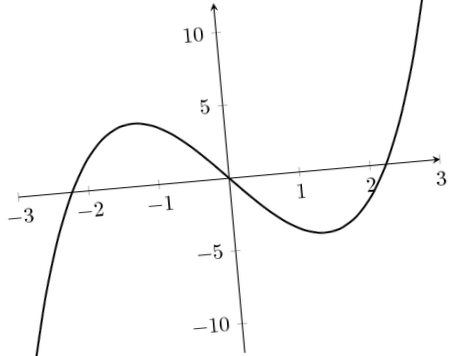
#> input picture examples/tilted_boundaries_function.png, 451 x 356 px, given in place of function_tilted_plot.png, which was not available
$ python Axis_looker.py   (Python 2 division)
#> lines starting #> are read from the running program, lines starting #| are printed output that depends on the picture; pictures that were not available may be replaced by others from this repository, and a replacement may not be noted
### main/rotate_bound.py
# import packages
import sys
import math
import cv2
import cv2 as cv
import numpy as np


###############

def rotate_bound(image, line1, line2):
    def Rotation_matrix_and_bounds(image, cX, cY, phi):
        M = cv2.getRotationMatrix2D((cX, cY), phi, 1.0)
        cos = np.abs(M[0, 0])
        sin = np.abs(M[0, 1])

        # compute the new bounding dimensions of the image

        nW = round(1.6 * w)  # int((h * sin) + (w * cos))
        nH = round(1.6 * h)  # int((h * cos) + (w * sin))

        # adjust the rotation matrix to take into account translation
        M[0, 2] += (nW / 2) - cX
        M[1, 2] += (nH / 2) - cY
        points = np.array([[cX, cY]])

        #  transfrom center
        ones = np.ones(shape=(len(points), 1))
        points_ones = np.hstack([points, ones])
        transformed_points = M.dot(points_ones.T).T
      #  cv.imshow("obrot0",cv2.warpAffine(image, M, (nW, nH)),(round(transformed_points[0][0]))
      #  cv.waitKey()

        return [cv2.warpAffine(image, M, (nW, nH)),(round(transformed_points[0][0]),round(transformed_points[0][1]))]#0

    delx1 = line1[2] - line1[0]
    delx2 = line2[2] - line2[0]
    dely1 = line1[3] - line1[1]
    dely2 = line2[3] - line2[1]

    y10 = line1[1]
    y20 = line2[1]

    (h, w) = image.shape[:2]

    if (delx1 != 0 and delx2 != 0):  # no vertical lines

        a1 = dely1 / delx1
        a2 = dely2 / delx2
        b1 = line1[1] - line1[0] * a1
        b2 = line2[1] - line2[0] * a2

        cX = (b2 - b1) / (a1 - a2)
        cY = a1 * cX + b1

       # prime = cv.circle(image, (round(cX), round(cY)), 50, (255, 0, 0), -1)

        tg_phi = dely2 / delx2
        phi = math.atan(tg_phi) * 180 / math.pi

        return [Rotation_matrix_and_bounds(image, cX, cY, phi + x * 90) for x in
                range(0, 4)]  # cv2.warpAffine(image, M, (nW, nH))
    else:
        phi = 0
        if (abs(delx2) < abs(delx1)):  # second line is vertical
            cX = round((line2[0] + line2[2]) / 2)  # point of rotation
            cY = round(dely1 / delx1 * cX + line1[1])
            return [Rotation_matrix_and_bounds(image, cX, cY, phi + x * 90) for x in
                    range(0, 4)]  # cv2.warpAffine(image, M, (nW, nH))

        else:  # druga prosta jest pionowa
            cX = round((line1[0] + line1[2]) / 2)  # point of rotation
            cY = round(dely2 / delx2 * cX + line2[1])

            return [Rotation_matrix_and_bounds(image, cX, cY, phi + x * 90) for x in range(0, 4)]

### main/Axis_looker.py
# import packages
import sys
import math
import cv2 as cv
import numpy as np
import argparse

# import functions
from rotate_bound import rotate_bound


def main(*argv):
  #  print("lol")
    if (len(argv) > 0):
        filename = argv[0]
    else:
        print("No file name given!")
        return -1

    # Loads an image
    original = cv.imread(cv.samples.findFile(filename))  # , cv.IMREAD_GRAYSCALE)
#> original is the input picture: shape (356, 451, 3); min 1, max 255, mean 250.4
    prime = np.copy(original)

    # checks if image is loaded
    if prime is None:
        print('Obraz się nie otwiera!')
        return -1

    # image preaparation
    canny = cv.Canny(prime, 50, 200, None,
                     3)  # edge (image, treshold1, treshold2, size for sobel opera  detection gaussian filter and gradient)
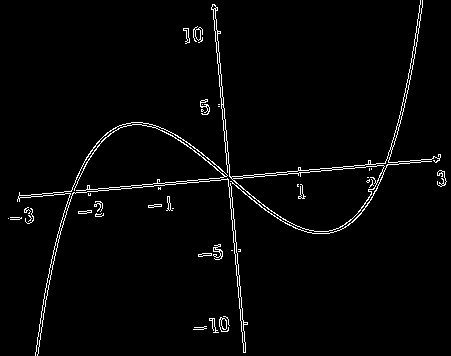
#> canny: shape (356, 451); 2.5% white in thin lines or dots
    gray = cv.cvtColor(canny, cv.COLOR_GRAY2BGR)  # gray scale
#> gray: shape (356, 451, 3); 2.5% white in thin lines or dots

    # line detection
    lines = cv.HoughLinesP(canny, 0.1, np.pi / 180, 3, None, 100,
                           10)  # (image,1 px resolution, 1 degrre resolution, treshold, minimum lenghtm max "gap")
#> lines = [[19, 195, 439, 158], [219, 75, 243, 352], [221, 74, 245, 352], [221, 79, 240, 296], [18, 197, 439, 160], [23, 197, 220, 180], [234, 243, 243, 343]]


    if lines is not None:  # if we found lines

        if (len(lines) > 1000):  # if there was too many lines ommit
            print('Za dużo linii! spróbój ręcznie')
            return -1

        lineslength = len(lines)  # if not, go on
#> lineslength = 7

        lenghtP = len(lines)
#> lenghtP = 7
        obrot = np.copy(prime)

        maxlen = 0
        num1 = 0
        num2 = 0
        (h, w) = prime.shape[:2]
#> h = 356; w = 451

        for i in range(0, len(lines)):  #loop over lines to find axis
            if (lines[i][0][0] < w / 10 and lines[i][0][2] < w / 10 or lines[i][0][0] > w * 9 / 10 and lines[i][0][
                2] > w * 9 / 10 or lines[i][0][1] < h / 10 and lines[i][0][3] < h / 10 or lines[i][0][
                1] > h * 9 / 10 and lines[i][0][3] > h * 9 / 10):  # exclusion of boundaries
                continue

            for j in range(i, len(lines)):
                if (lines[j][0][0] < w / 10 and lines[j][0][2] < w / 10 or lines[j][0][0] > w * 9 / 10 and
                        lines[j][0][2] > w * 9 / 10 or lines[j][0][1] < h / 10 and lines[j][0][3] < h / 10 or
                        lines[j][0][1] > h * 9 / 10 and lines[j][0][3] > h * 9 / 10):  # exclusion of boundaries
                    continue

                if (i == j):# dont check perpedicularity of line to itslef
                    continue

                delxi = lines[i][0][2] - lines[i][0][0]
                delxj = lines[j][0][2] - lines[j][0][0]
                delyi = (lines[i][0][3] - lines[i][0][1])
                delyj = (lines[j][0][3] - lines[j][0][1])

                leni = np.sqrt(np.power(delxi, 2) + np.power(delyi, 2))
                lenj = np.sqrt(np.power(delxj, 2) + np.power(delyj, 2))


                if (np.abs(delxi * delxj + delyi * delyj) < leni * lenj * 0.03):  # perpendicularity test
                    t=0
                    for k in range(0, 2):
                        for l in range(0, 2):

                            if (math.dist((lines[i][0][k * 2], lines[i][0][k * 2 + 1]),
                                          ((lines[j][0][l * 2], lines[j][0][l * 2 + 1]))) < w / 10):
                                t = 1
                                break
                    if (t==0 and maxlen < leni + lenj):
                        maxlen = leni + lenj
                        num1 = i
                        num2 = j
#> this loop made 7 passes
#> after the loop, maxlen = 701.7; num1 = 2; num2 = 4

        if (num1 == num2):
            if (num1 == 0):
                print("didn't find any perpeniduclar lines, try lowering treshold")
                return 0
            else:
                print("error: perpendiduclar to self")
                return -1
        t = 0
        for k in range(0, 2):
            for l in range(0, 2):

                if (math.dist((lines[num1][0][k * 2], lines[num1][0][k * 2 + 1]),
                              ((lines[num2][0][l * 2], lines[num2][0][l * 2 + 1]))) < w / 10):
                    t = 1
                    break

        if (t == 1):
            print("ERROR: one of lines is a boundary, try to define axis by hand")  # wykryło krawedzie
            return 1

        l1 = lines[num1][0]
#> l1 = [221, 74, 245, 352]
        l2 = lines[num2][0]
#> l2 = [18, 197, 439, 160]

        cv.line(original, (l1[0], l1[1]), (l1[2], l1[3]), (0, 0, 255), 3, cv.LINE_AA)  # draw one axis
        cv.line(original, (l2[0], l2[1]), (l2[2], l2[3]), (0, 0, 255), 3, cv.LINE_AA)  # draw second axis
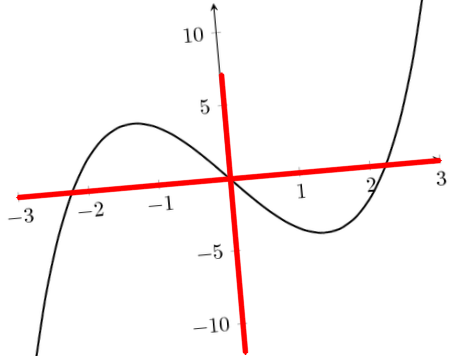
#> original: shape (356, 451, 3); mean B, G, R 245.7, 245.7, 251.7


        obroty = rotate_bound(prime, l1, l2)#rotation
#> in rotate_bound, `delx1 = line1[2] - line1[0]`: delx1 = 24
#> in rotate_bound, `delx2 = line2[2] - line2[0]`: delx2 = 421
#> in rotate_bound, `dely1 = line1[3] - line1[1]`: dely1 = 278
#> in rotate_bound, `dely2 = line2[3] - line2[1]`: dely2 = -37
#> in rotate_bound, `y10 = line1[1]`: y10 = 74
#> in rotate_bound, `y20 = line2[1]`: y20 = 197
#> in rotate_bound, `a1 = dely1 / delx1`: a1 = 11
#> in rotate_bound, `a2 = dely2 / delx2`: a2 = -1
#> in rotate_bound, `b1 = line1[1] - line1[0] * a1`: b1 = -2357
#> in rotate_bound, `b2 = line2[1] - line2[0] * a2`: b2 = 215
#> in rotate_bound, `cX = (b2 - b1) / (a1 - a2)`: cX = 214
#> in rotate_bound, `cY = a1 * cX + b1`: cY = -3
#> in rotate_bound, `tg_phi = dely2 / delx2`: tg_phi = -1
#> in rotate_bound, `phi = math.atan(tg_phi) * 180 / math.pi`: phi = -45
#> in Rotation_matrix_and_bounds, `M = cv2.getRotationMatrix2D((cX, cY), phi, 1.0)`: M = [[0.707, -0.707, 60.56], [0.707, 0.707, -152.2]]
#> in Rotation_matrix_and_bounds, `cos = np.abs(M[0, 0])`: cos = 0.707
#> in Rotation_matrix_and_bounds, `points = np.array([[cX, cY]])`: points = [[214, -3]]
#> in Rotation_matrix_and_bounds, `ones = np.ones(shape=(len(points), 1))`: ones = [1]
#> in Rotation_matrix_and_bounds, `points_ones = np.hstack([points, ones])`: points_ones = [[214, -3, 1]]
#> in Rotation_matrix_and_bounds, `transformed_points = M.dot(points_ones.T).T`: transformed_points = [[361, 285]]
#> obroty = 4 items


        delx1 = l1[2] - l1[0]
#> delx1 = 24
        delx2 = l2[2] - l2[0]
#> delx2 = 421
        dely1 = l1[3] - l1[1]
#> dely1 = 278
        dely2 = l2[3] - l2[1]
#> dely2 = -37

        y10 = l1[1]
#> y10 = 74
        y20 = l2[1]
#> y20 = 197

        (h, w) = original.shape[:2]


        a1 = dely1 / delx1
#> a1 = 11
        a2 = dely2 / delx2
#> a2 = -1
        b1 = l1[1] - l1[0] * a1
#> b1 = -2357
        b2 = l2[1] - l2[0] * a2
#> b2 = 215

        cX = (b2 - b1) / (a1 - a2)
#> cX = 214
        cY = a1 * cX + b1
#> cY = -3
        cv.imshow("obrot0",obroty[0][0])
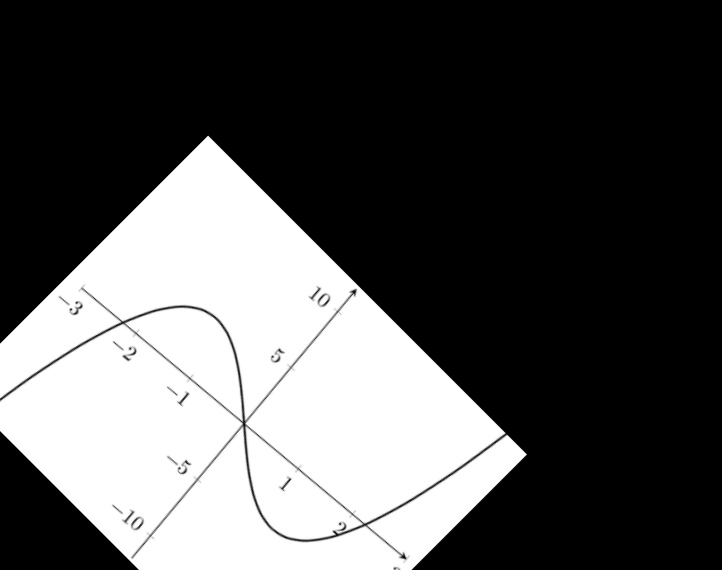
#> window 'obrot0': shape (570, 722, 3); min 0, max 255, mean 85.1
        cv.waitKey()

        return obroty
        # [14 lines of commented-out code are left out]

main(r"C:\Users\adams\OneDrive\Pulpit\function_tilted_plot.png")#works
#main(r"C:\Users\adams\OneDrive\Pulpit\tilted.png")#works
#main(r"C:\Users\adams\OneDrive\Pulpit\function_plot.png")#works
#main(r"C:\Users\adams\Downloads\plot2.png")#works
#main(r"C:\Users\adams\Downloads\output-onlinepngtools.png")#works
#main(r"C:\Users\adams\Downloads\simple.png")  # works
#main(r"C:\Users\adams\Downloads\output-onlinepngtools (2).png")#nie
